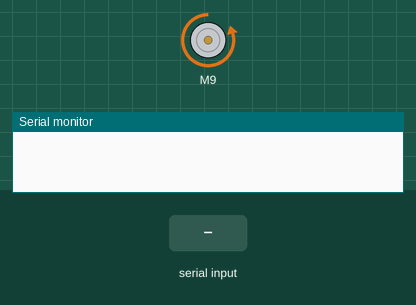
Simulated run of this sketch. Board: Arduino Uno, built with avr-gcc and run on an emulated ATmega328P. On the bench: DC motor (green arrow = forward, orange = backward, longer = faster), the last lines printed to the serial monitor. The inputs (shaded band) are chosen by the test bench.

Above: at 1.2 s.
1.3 s: "90,45\n" received over Serial
At 2.0 s:
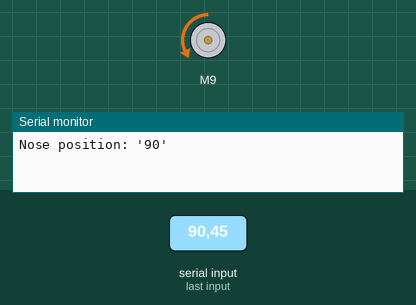
2.8 s: "30,150\n" received over Serial
At 3.1 s:
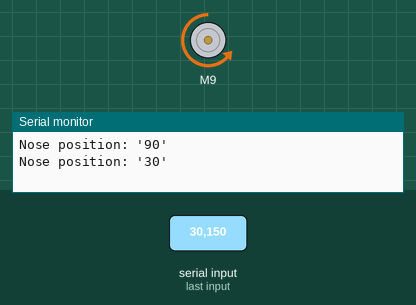
4.3 s: "200\n" received over Serial
At 5.5 s:
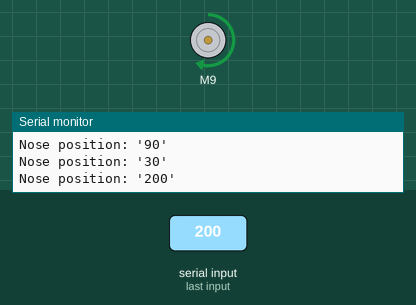
5.8 s: "90\n" received over Serial
At 6.6 s:
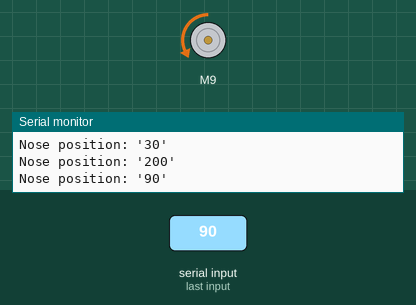
Timing chart, 0 to 8.3 s (numbered marks = the images above; inputs shaded):
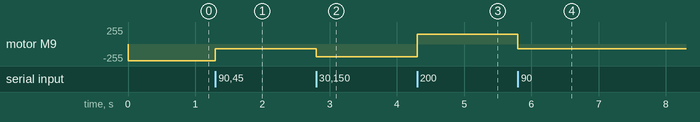

Measured:
- after the input at 1.3 s, motor M9: backward 250/255 → backward 70/255 at once
- after the input at 2.8 s, motor M9: backward 70/255 → backward 190/255 at once
- after the input at 4.3 s, motor M9: backward 190/255 → forward 150/255 at once
- after the input at 5.8 s, motor M9: forward 150/255 → backward 70/255 at once

The sketch:

expressive-mechanics.ino
```cpp
/*
*  Isabella Fiorante
*  Technology Design Foundations
*  MDes FA2025
*
*  Written for Expressive Mechanics Project.
*
*  Modified from Makeability_seriallO_v3_motor.ino, sample code
*  provided in class on 2 October 2025.

*  This code takes data sent from p5.js and controls a DC motor.
*  In p5, posenet tracks positions of nose. As the nose moves from the
*  left side of the screen towards the centre, the motor spins forward
*  at a decreasing speed relative to the position of the nose. As the
*  nose crosses the centre of the screen, the DC motor stops, and as
*  the nose moves towards the right side of the screen, the motor changes
*  direction and picks up speed relative to how far right the nose is
*  tracked across the screen.
*
*
*  p5 code here: https://editor.p5js.org/loopstick/sketches/FzvHWP_mS
*/

// Include the Hbridge library -> from: https://github.com/AndreaLombardo/L298N/
#include <L298N.h>

// motor stuff
#include <L298N.h>

// Pin definition
const unsigned int IN1 = 9;
const unsigned int IN2 = 8;
const unsigned int EN = 10;
int mtrSpd = 0;

// Create one motor instance
L298N motor(EN, IN1, IN2);

// LED stuff
int inc = 1;
int brightness = 10;
// value will hold the x co-ordinate of the tracked nose position.
// usually an integer between 0 and ~250
int value;

// the setup routine runs once when you press reset:
void setup() {
  // initialize serial communication
  Serial.begin(115200);
}

// the loop routine runs over and over again forever:
void loop() {

  // Check to see if there is any incoming serial data
  if(Serial.available() > 0){
    // If we're here, then serial data has been received
    // Read data off the serial port until we get to the endline delimeter ('\n')
    // Store all of this data into a string
    String rcvdSerialData = Serial.readStringUntil('\n');
    // receive value from p5.js and print value
    value = rcvdSerialData.toInt();
    Serial.print("Nose position: '");
    Serial.print(value);
    Serial.println("'");
  }
  // if value is greater than or equal to 125,
  // the nose is on the right side of the screen

  if (value >= 125) {
    // map value to be relative to 0-250 scale,
    //setting speed for motor somewhere in that range
    mtrSpd = map(value, 125, 250, 0, 250);
    motor.setSpeed(mtrSpd);
    // right side of the screen means motor forward
    motor.forward();
  }
  else{
    // nose is on the left side of the screen
    // map value to be relative to 250-0 scale,
    // setting speed for motor somewhere in that range
    // mapped in reverse so that the far left of the screen
    // is the fastest, and closer to the centre is slower.
    mtrSpd = map(value, 0, 124, 250, 1);
    motor.setSpeed(mtrSpd);
    // left side of the screen means motor backward
    motor.backward();
  }
}
```
